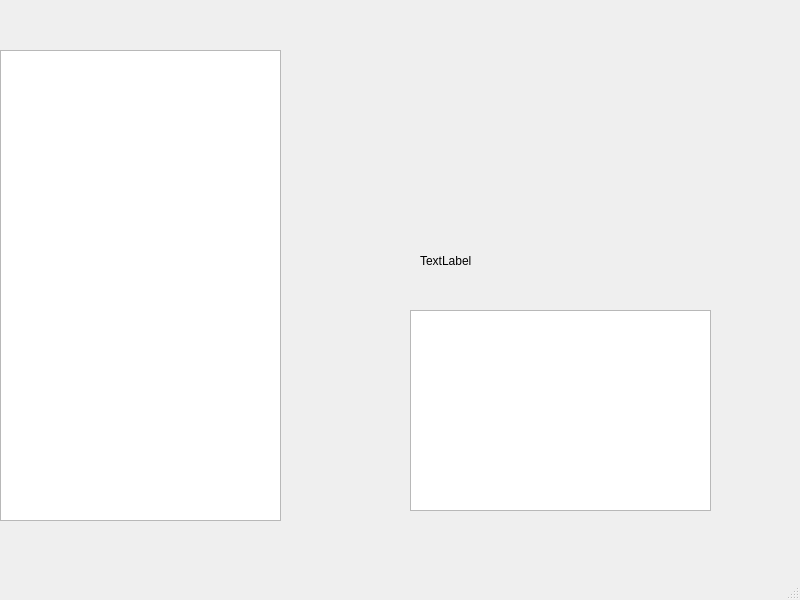
<?xml version="1.0" encoding="UTF-8"?>
<ui version="4.0">
 <class>MainWindowControleur</class>
 <widget class="QMainWindow" name="MainWindowControleur">
  <property name="geometry">
   <rect>
    <x>0</x>
    <y>0</y>
    <width>800</width>
    <height>600</height>
   </rect>
  </property>
  <property name="windowTitle">
   <string>New World Controleur</string>
  </property>
  <widget class="QWidget" name="centralwidget">
   <widget class="QTableWidget" name="tableWidget">
    <property name="geometry">
     <rect>
      <x>0</x>
      <y>50</y>
      <width>281</width>
      <height>471</height>
     </rect>
    </property>
   </widget>
   <widget class="QTextEdit" name="textEdit">
    <property name="geometry">
     <rect>
      <x>410</x>
      <y>310</y>
      <width>301</width>
      <height>201</height>
     </rect>
    </property>
   </widget>
   <widget class="QLabel" name="label">
    <property name="geometry">
     <rect>
      <x>420</x>
      <y>250</y>
      <width>67</width>
      <height>21</height>
     </rect>
    </property>
    <property name="text">
     <string>TextLabel</string>
    </property>
   </widget>
   <widget class="QWidget" name="">
    <property name="geometry">
     <rect>
      <x>30</x>
      <y>10</y>
      <width>48</width>
      <height>23</height>
     </rect>
    </property>
    <layout class="QHBoxLayout" name="horizontalLayout">
     <item>
      <widget class="QLabel" name="labelBonjour">
       <property name="text">
        <string/>
       </property>
      </widget>
     </item>
     <item>
      <spacer name="horizontalSpacer">
       <property name="orientation">
        <enum>Qt::Horizontal</enum>
       </property>
       <property name="sizeHint" stdset="0">
        <size>
         <width>40</width>
         <height>20</height>
        </size>
       </property>
      </spacer>
     </item>
    </layout>
   </widget>
  </widget>
  <widget class="QMenuBar" name="menubar">
   <property name="geometry">
    <rect>
     <x>0</x>
     <y>0</y>
     <width>800</width>
     <height>27</height>
    </rect>
   </property>
  </widget>
  <widget class="QStatusBar" name="statusbar"/>
 </widget>
 <resources/>
 <connections/>
</ui>
